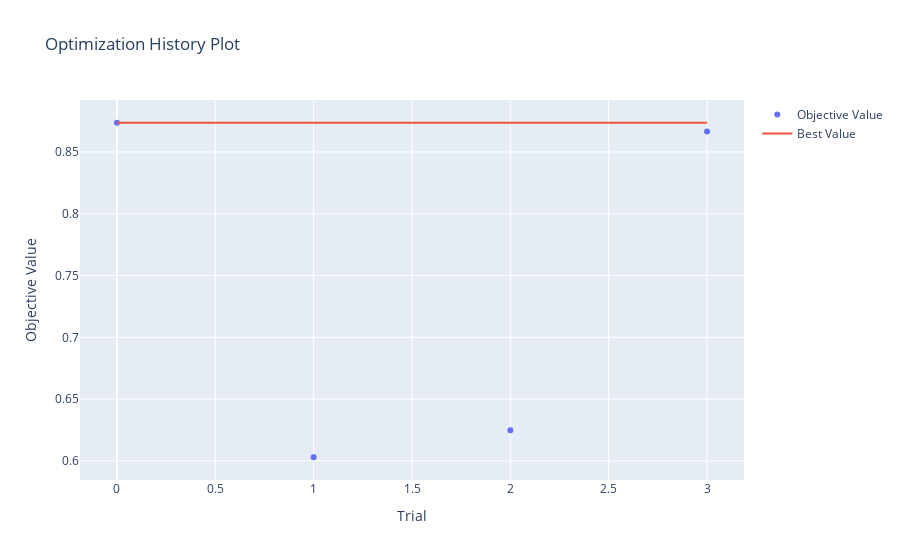

The notebook cell this image was saved under:
### Code cell
# История изменения от числа испытаний
optuna.visualization.plot_optimization_history(study)

### Figure 1 — Plotly figure (JSON) as saved in the notebook; plotly's stock layout.template omitted (floating-point values rounded to 4 significant figures)
{"data": [{"mode": "markers", "name": "Objective Value", "type": "scatter", "x": [0, 1, 2, 3], "y": [0.8736, 0.603, 0.6247, 0.8666]}, {"mode": "lines", "name": "Best Value", "type": "scatter", "x": [0, 1, 2, 3], "y": [0.8736, 0.8736, 0.8736, 0.8736]}, {"marker": {"color": "#cccccc"}, "mode": "markers", "name": "Infeasible Trial", "showlegend": false, "type": "scatter", "x": [], "y": []}], "layout": {"title": {"text": "Optimization History Plot"}, "xaxis": {"title": {"text": "Trial"}}, "yaxis": {"title": {"text": "Objective Value"}}}}
